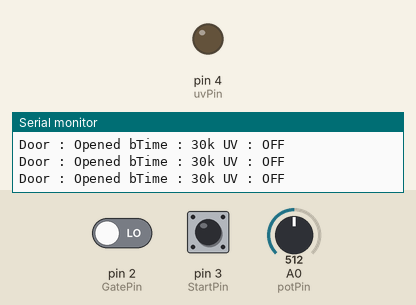
This sketch was run on a simulated Arduino Uno, built with avr-gcc and run on an emulated ATmega328P. Shown: output pins drawn as LEDs (lit = HIGH), the last lines printed to the serial monitor. The inputs (shaded band) are chosen by the test bench; at power-on: A0 (potPin) = 512, pin 2 (GatePin) LOW, pin 3 (StartPin) LOW.

Above: at 1.2 s.
1.3 s: A0 (potPin) set to 0
3.2 s: pin 2 (GatePin) driven HIGH
5.1 s: pin 3 (StartPin) pulled HIGH for 0.15 s
At 5.7 s:
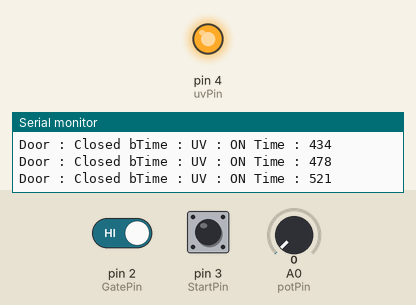
6.7 s: A0 (potPin) set to 122
8.3 s: pin 2 (GatePin) driven LOW
At 9.5 s:
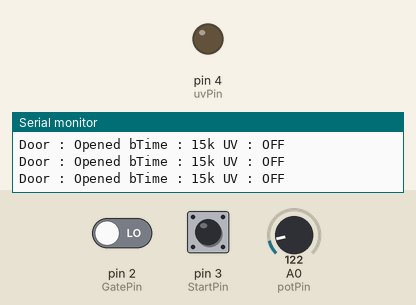
11.3 s: pin 2 (GatePin) driven HIGH and pin 3 (StartPin) driven HIGH
At 12.1 s:
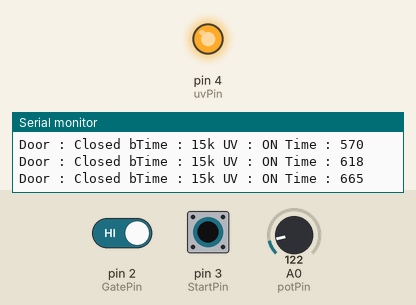
Timing chart, 0 to 14.3 s (numbered marks = the images above; inputs shaded):
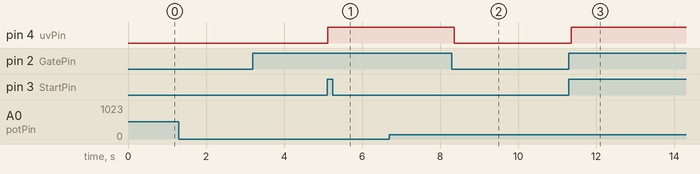

The sketch:

uv_box.ino
```cpp
int GatePin = 2;
int StartPin = 3;
int uvPin = 4;
int potPin = A0;
int bTime = 0;
int bfor = 0;
int potVal = 0;
bool isOpen = true;
bool uvState = false;
unsigned long startMillis = 0;
bool debug = true;


void setup() {
  if (debug == true)
    Serial.begin(9600);
  pinMode(GatePin, INPUT);
  pinMode(StartPin, INPUT);
  pinMode(uvPin, OUTPUT);
}

void loop() {
  if (debug == true)
    Serial.println();

  // Read Gate State
  if (digitalRead(GatePin) == HIGH) {
    isOpen = false;
    if (debug == true)
      Serial.print("Door : Closed ");
  }
  else {
    isOpen = true;
    if (debug == true)
      Serial.print("Door : Opened ");
  }

  // Read Pot Value
  potVal = analogRead(potPin);
  if (debug == true)
    Serial.print("bTime : ");

  if (potVal > 0 && potVal <= 255) {
    bTime = 15000;
    if (debug == true)
      Serial.print("15k ");
  }
  else if (potVal > 255 && potVal <= 560) {
    bTime = 30000;
    if (debug == true)
      Serial.print("30k ");
  }
  else if (potVal > 560 && potVal <= 715) {
    bTime = 45000;
    if (debug == true)
      Serial.print("45k ");
  }
  else if (potVal > 715 && potVal <= 1023) {
    bTime = 60000;
    if (debug == true)
      Serial.print("60k ");
  }

  //start baking if startbtn pressed

  if (uvState != true) {
    if (digitalRead(StartPin) == HIGH && isOpen == false) {
      startMillis = millis();
      uvState = true;
      bfor = bTime;
      digitalWrite(uvPin, HIGH);
    }
  }

  unsigned long currentMillis = millis();

  if (currentMillis - startMillis >= bfor || isOpen == true) {
    uvState = false;
    digitalWrite(uvPin, LOW);
    if (debug == true)
      Serial.print("UV : OFF ");
  }

  if (debug == true && uvState == true){
    Serial.print("UV : ON ");
    Serial.print("Time : ");
    Serial.print(currentMillis - startMillis);
  }
}
```

Measured:
- after the input at 5.1 s, pin 4 (uvPin): LOW → HIGH at once
- after the input at 8.3 s, pin 4 (uvPin): HIGH → LOW after 0.06 s
- after the input at 11.3 s, pin 4 (uvPin): LOW → HIGH after 0.06 s
